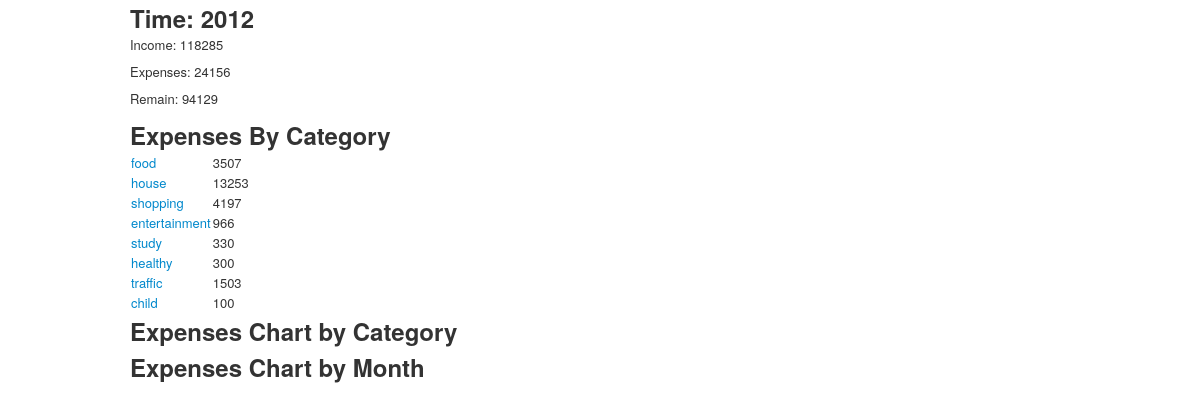
The page /report/2012 on the database its author committed.
### bill/models.py (models this page shows, shortened)
class Category(db.Model):
    id = db.Column(db.Integer, primary_key=True, unique=True)
    name = db.Column(db.String(10))
    subcategories = db.relationship('SubCategory', backref='parent')

### bill/views.py (the view)
@app.route('/report/<year>')
def report_by_year(year):
    by_year = func.strftime('%Y', Item.date) == year
    expense = db.session.query(func.sum(Item.amount)).filter(Item.is_expense == True).filter(by_year).first()[0]
    income = db.session.query(func.sum(Item.amount)).filter(Item.is_expense == False).filter(by_year).first()[0]
    expenses_by_category = db.session.query(func.sum(Item.amount), Category.name).filter(Item.category_id == SubCategory.id).filter(SubCategory.parent_id == Category.id).filter(by_year).filter(Item.is_expense == True).group_by(SubCategory.parent_id).all()
    return render_template('report_year.html', expense=expense, income=income, total=income - expense, year=year, expenses_by_category=expenses_by_category)

### bill/templates/report_year.html (shortened to what this page needs)
{% extends "base.html" %}
{% block content %}
<h2>Time: {{year}}</h2>
<p>Income: {{income}}</p>
<p>Expenses: {{expense}}</p>
<p>Remain: {{total}}</p>
<h2>Expenses By Category</h2>
<table>
    {% for e in expenses_by_category %}
    <tr>
        <td><a href="/report_by_category/{{year}}/{{e[1]}}">{{e[1]}}</a></td>
        <td>{{e[0]}}</td>
    </tr>
    {% endfor %}
</table>
<h2>Expenses Chart by Category</h2>
<h2>Expenses Chart by Month</h2>
{% endblock %}

### bill/templates/base.html (shortened to what this page needs)
<!DOCTYPE HTML>
<html lang="en">
<head>
    <link rel="stylesheet" href="/static/bootstrap.css" type="text/css" media="screen" title="no title" charset="utf-8">
    <link rel="stylesheet" href="/static/jquery-ui.css" type="text/css" media="screen" title="no title" charset="utf-8">
</head>
<body>
    <div class="container">
	{% block content %}
	{% endblock %}
    </div>
</body>
</html>

### rows shown on the page
Category: name "food", e "3507"
Category: name "house", e "13253"
Category: name "shopping", e "4197"
Category: name "entertainment", e "966"
Category: name "study", e "330"
Category: name "healthy", e "300"
Category: name "traffic", e "1503"
Category: name "child", e "100"

### other values the page prints
{{ year }} "2012"
{{ income }} "118285"
{{ expense }} "24156"
{{ total }} "94129"
